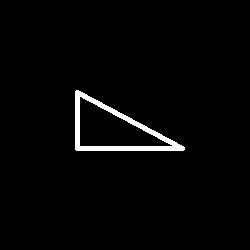
#> input picture img/figura3.png, 250 x 250 px
$ python tareapaint.py
#> lines starting #> are read from the running program, lines starting #| are printed output that depends on the picture; after the words box and inside, x2 and y2 are one past the last pixel; in counts of white or black regions, pixels touching at a corner belong together; long printed decimals are rounded
import numpy as np
import cv2

def muestra_imagen(imagen, titulo="Imagen"):
    cv2.imshow(titulo, imagen)
    cv2.waitKey(0)
    cv2.destroyAllWindows()

imagen_base = cv2.imread("img/figura3.png", cv2.IMREAD_GRAYSCALE)
#> imagen_base: shape (250, 250); 2.2% white; 1 white region, box (x1, y1, x2, y2) and area: (75, 90, 185, 151) 1379

if imagen_base is None:
    print("No se pudo cargar la imagen")
    exit()
else:
    print("Imagen cargada correctamente")
    print("Dimensiones:", imagen_base.shape)
#| Dimensiones: (250, 250)

muestra_imagen(imagen_base, "Figura original")

class TransformacionesEuclideanas:

    @staticmethod
    def rotacion(angulo):
        return np.array([
            [np.cos(angulo), -np.sin(angulo), 0],
            [np.sin(angulo),  np.cos(angulo), 0],
            [0, 0, 1]
        ])

    @staticmethod
    def traslado(x, y):
        return np.array([
            [1, 0, x],
            [0, 1, y],
            [0, 0, 1]
        ])

    @staticmethod
    def escala(sx, sy):
        return np.array([
            [sx, 0, 0],
            [0, sy, 0],
            [0, 0, 1]
        ])


# transf. acumulada
h, w = imagen_base.shape
#> h = 250; w = 250
imagen_transformada = np.zeros((h, w), dtype=imagen_base.dtype)

# Centro de la imagen
cx = w // 2
#> cx = 125
cy = h // 2
#> cy = 125

T1 = TransformacionesEuclideanas.traslado(-cx, -cy)
#> T1 = [[1, 0, -125], [0, 1, -125], [0, 0, 1]]
R = TransformacionesEuclideanas.rotacion(np.pi / 3)   # 60°
S = TransformacionesEuclideanas.escala(1.5, 1.5)
T2 = TransformacionesEuclideanas.traslado(cx, cy)
#> T2 = [[1, 0, 125], [0, 1, 125], [0, 0, 1]]
T3 = TransformacionesEuclideanas.traslado(30, -60)

T = T3 @ T2 @ R @ S @ T1

print("\nMatriz total empleada:")
print(T)
#| [[   0.75         -1.299  223.630]
#|  [   1.299    0.75       -191.130]
#|  [   0.            0.            1.        ]]

# Inversa para mapeo
T_inv = np.linalg.inv(T)

# transf. pixelxpixel
for x in range(w):
    for y in range(h):
        p_destino = np.array([x, y, 1])
        p_origen = T_inv @ p_destino

        xo = int(round(p_origen[0]))
        yo = int(round(p_origen[1]))

        if 0 <= xo < w and 0 <= yo < h:
            imagen_transformada[y, x] = imagen_base[yo, xo]
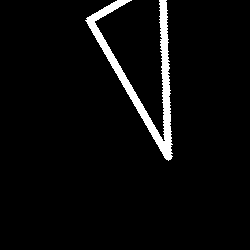
#> imagen_transformada: shape (250, 250); 4.2% white; 1 white region, box (x1, y1, x2, y2) and area: (85, 0, 173, 161) 2614

muestra_imagen(imagen_transformada, "Figura transformada")
